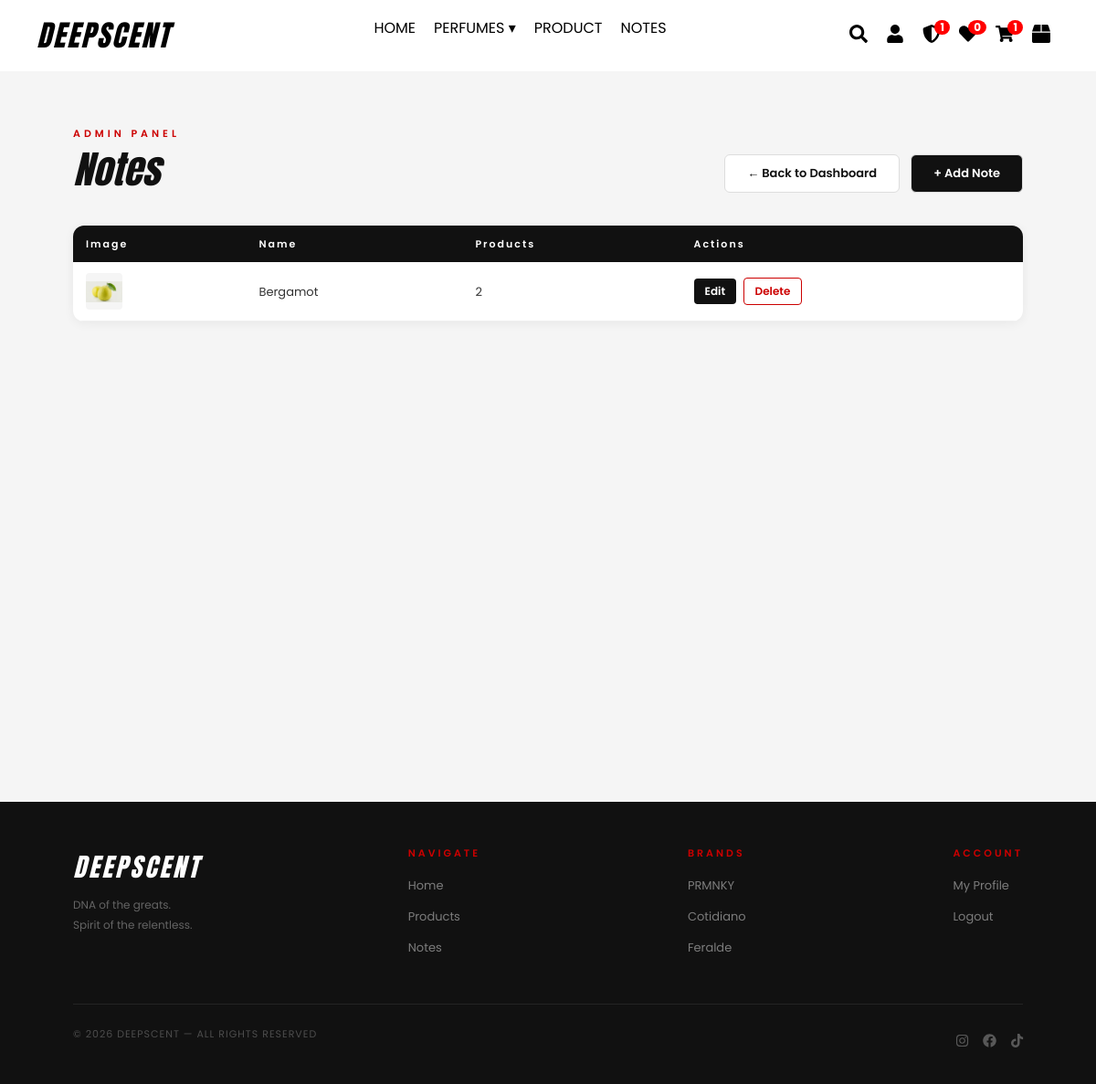
The app's page /admin/notes (signed in), older data.
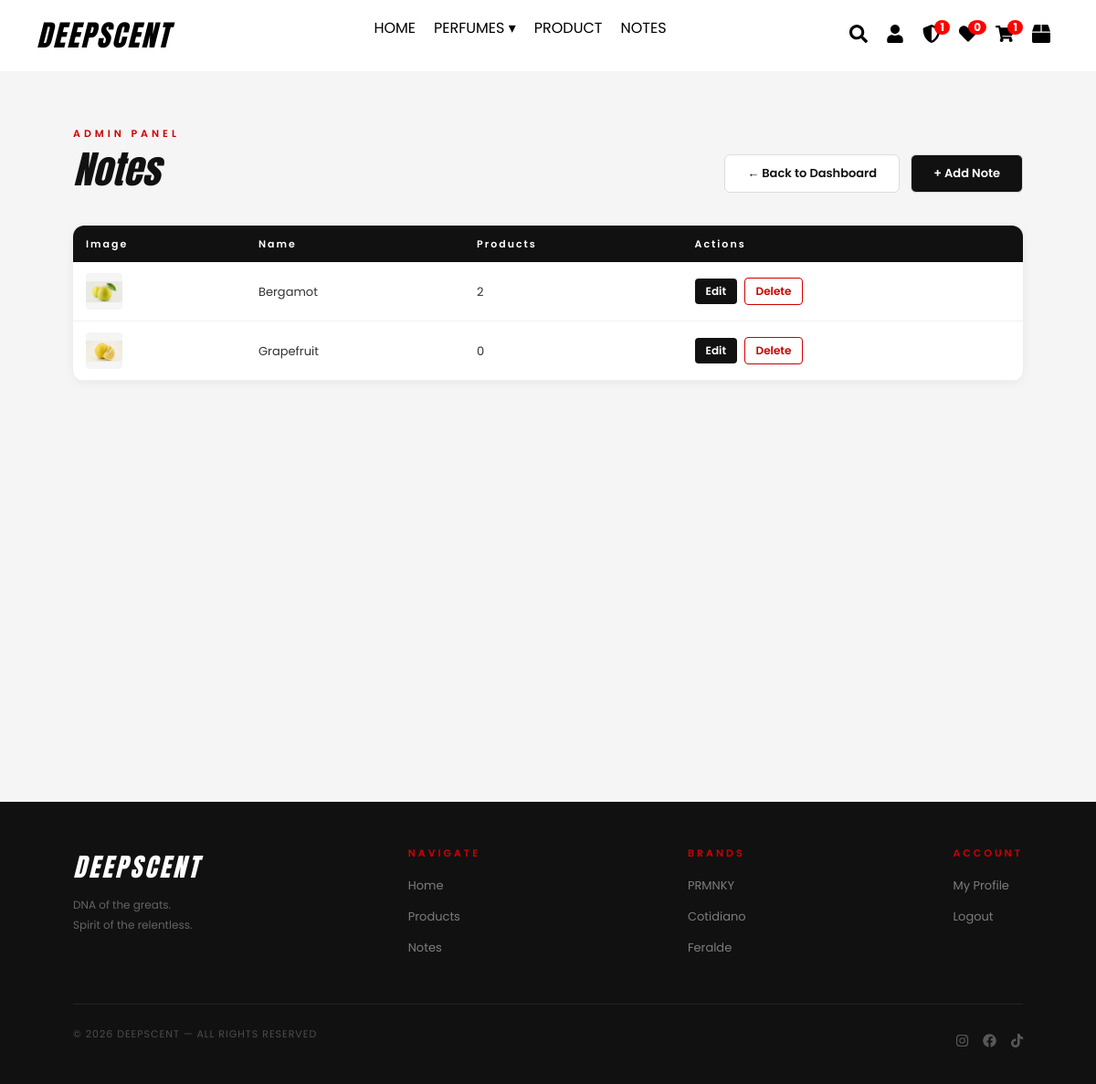
The same page, newer data.
### website/models.py (models this page shows)
class Note(db.Model):
    id = db.Column(db.Integer, primary_key=True)
    name = db.Column(db.String(100), unique=True, nullable=False)
    image = db.Column(db.String(100), nullable=True)
    products = db.relationship('Product', backref='note', lazy=True)

class Brand(db.Model):
    id = db.Column(db.Integer, primary_key=True)
    name = db.Column(db.String(100), unique=True, nullable=False)
    logo = db.Column(db.String(150), nullable=True)

### website/admin.py (the view)
@admin.route("/notes")
@login_required
def admin_notes():
    if not current_user.is_admin:
        abort(403)
    notes = Note.query.order_by(Note.name).all()
    return render_template("admin_notes.html", notes=notes)

### website/templates/admin_notes.html (shortened to what this page needs)
{% extends "base.html" %}
{% block content %}
<section class="admin-page">
    <div class="admin-header">
        <div>
            <p class="section-label">ADMIN PANEL</p>
            <h1 class="admin-title">Notes</h1>
        </div>
        <div style="display:flex;gap:12px;">
            <a href="{{ url_for('admin.dashboard') }}" class="admin-btn-secondary">← Back to Dashboard</a>
            <a href="{{ url_for('admin.add_note') }}" class="admin-btn-add">+ Add Note</a>
        </div>
    </div>
    <div class="admin-table-wrap">
        <table class="admin-table">
            <thead>
                <tr>
                    <th>Image</th>
                    <th>Name</th>
                    <th>Products</th>
                    <th>Actions</th>
                </tr>
            </thead>
            <tbody>
                {% for note in notes %}
                <tr>
                    <td>
                        {% if note.image %}
                        <img src="{{ url_for('static', filename='uploads/' ~ note.image) }}" alt="{{ note.name }}" class="admin-thumb">
                        {% else %}
                        —
                        {% endif %}
                    </td>
                    <td>{{ note.name }}</td>
                    <td>{{ note.products | length }}</td>
                    <td>
                        <a href="{{ url_for('admin.edit_note', id=note.id) }}" class="btn-edit">Edit</a>
                        <form method="POST" action="{{ url_for('admin.delete_note', id=note.id) }}" style="display:inline-block;">
                            <button type="submit" class="btn-delete">Delete</button>
                        </form>
                    </td>
                </tr>
                {% else %}
                <tr><td colspan="4" class="empty-row">No notes yet. Add one!</td></tr>
                {% endfor %}
            </tbody>
        </table>
    </div>
</section>
{% endblock %}

### website/templates/base.html (shortened to what the changed rows need)
<!DOCTYPE html>
<html lang="en">
<head>
    <link rel="stylesheet" href="{{ url_for('static', filename='css/all.min.css') }}">
    <link rel="stylesheet" href="{{ url_for('static', filename='css/bootstrap.min.css') }}">
    <link rel="stylesheet" href="{{ url_for('static', filename='css/all.min.css') }}">
    <link rel="stylesheet" href="{{ url_for('static', filename='css/style.css') }}">
    <link rel="stylesheet" href="https://unpkg.com/leaflet@1.9.4/dist/leaflet.css">
</head>
<body>
    <main>
        {% block content %}{% endblock %}
    </main>
    <footer>
        <div class="footer-inner">
            <div class="footer-links">
                <ul>
                    {% for brand in g.brands %}
                    <li><a href="{{ url_for('views.perfumes', brand=brand.name) }}">{{ brand.name }}</a></li>
                    {% endfor %}
                </ul>
            </div>
        </div>
    </footer>
</body>
</html>

Row changes from the older to the newer data that the page shows:
added Note: image (picture), name "Grapefruit", products|length "0"
